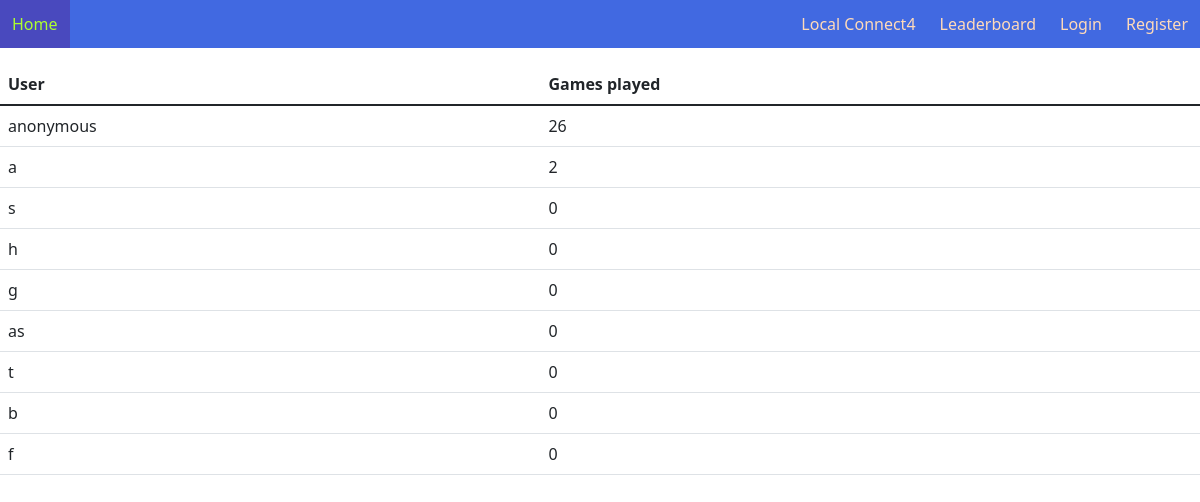
The page /leaderboard on the database as committed earlier.
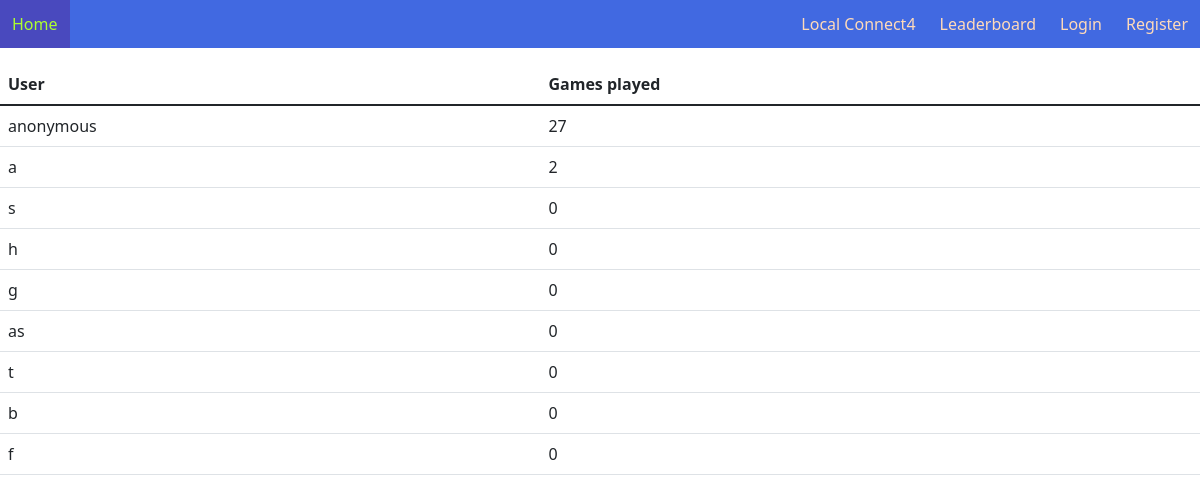
The same page on the database as committed later.
### tables this page shows
CREATE TABLE users (
id INTEGER PRIMARY KEY AUTOINCREMENT NOT NULL,
name TEXT UNIQUE NOT NULL,
hashed_password TEXT NOT NULL,
rank INT
);

### app.py (the view)
@app.route("/leaderboard")
def leaderboard():
    db = sqlite3.connect("user_info.db")
    cursor = db.cursor()
    cursor.execute("SELECT name, rank FROM users ORDER BY rank DESC;")
    users = cursor.fetchall()
    return render_template("leaderboard.html", users=users)

### templates/leaderboard.html (shortened to what this page needs)
{% extends "template.html" %}
{% block main %}
<table class="table">
    <thead>
        <th>
            User
        </th>
        <th>
            Games played
        </th>
    </thead>
    <tbody>
        {% for user in users %}
        <tr>
            <td>
                {{ user[0] }}
            </td>
            <td>
                {{ user[1] }}
            </td>
        </tr>
        {% endfor %}
    </tbody>
</table>
{% endblock %}

### templates/template.html (shortened to what this page needs)
<!DOCTYPE html>
<html lang="en">
    <head>
        <link href="https://cdn.jsdelivr.net/npm/bootstrap@5.1.3/dist/css/bootstrap.min.css" rel="stylesheet">
        <link href="/static/styles.css" rel="stylesheet">
    </head>
    <body>
        <ul class="navList">
            <a href="/" class="selfLeft"><li>Home</li></a>
            <a href="/"><li>Local Connect4</li></a>
            <a href="{{ url_for("leaderboard") }}"><li>Leaderboard</li></a>
            {% if session["user_id"] %}
            <a href="{{ url_for("live_game") }}"><li>Play online</li></a>
            <a href="{{ url_for("logout") }}"><li>Logout</li></a>
            {% else %}
            <a href="{{ url_for("login") }}"><li>Login</li></a>
            <a href="{{ url_for("register") }}"><li>Register</li></a>
            {% endif %}
        </ul>
        <main>
            {% block main %}
            {% endblock %}
        </main>
    </body>
</html>

### static/styles.css (style rules this page uses)
body { margin: 0; }
.navList { display: flex; flex-flow: row; margin: 0; padding: 0; margin-bottom: 1em; background-color: royalblue; list-style: none; }
.navList li { padding: 12px; color: peachpuff; }
.navList a { text-decoration: none; color: rgb(56, 165, 129); }
.selfLeft { margin-right: auto; }
:root { --square-size: 100%; --token-size: calc(var(--square-size)*0.95); }

Rows that differ between the two databases and show on the page:
changed users "anonymous": rank "26" → "27"
